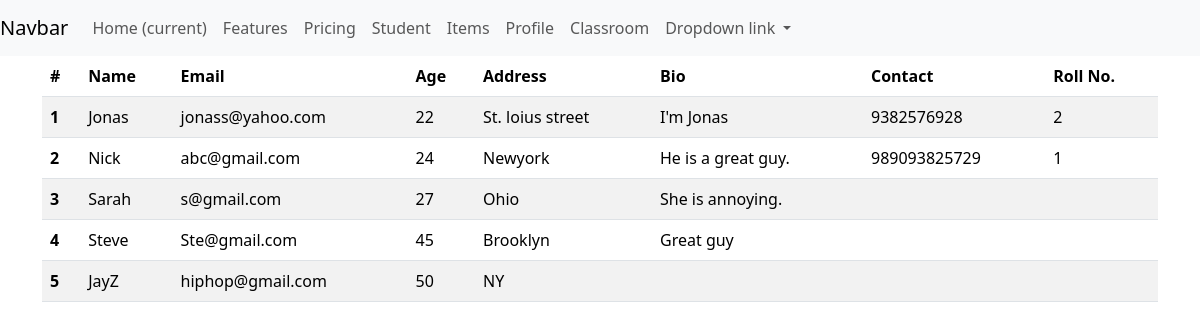
The page /tables/student/ on the database its author committed.
### tables/models.py (models this page shows, shortened)
class Students(models.Model):
    name = models.CharField(max_length=20)
    email = models.EmailField()
    age = models.IntegerField()
    address = models.CharField(max_length=20)
    bio = models.TextField()
    classroom = models.ForeignKey(ClassRoom, on_delete=models.CASCADE,
                                  related_name="classroom_students", null = True, blank=True)

class StudentProfile(models.Model):
    student = models.OneToOneField(Students, on_delete= models.CASCADE)
    contact = models.CharField(max_length=14)
    roll_no = models.IntegerField()

### tables/views.py (the view)
# urls.py: path("student/", student, name = "student"),
def student(request):
    students= Students.objects.all()
    return render(request, template_name="tables/student.html", context={"students":students})

### tables/templates/tables/student.html
{% extends 'temp_inheritance/base.html'%}
{% block content %}
<table class="table table-striped table-hover">
    <thead>
      <tr>
        <th scope="col">#</th>
        <th scope="col">Name</th>
        <th scope="col">Email</th>
        <th scope="col">Age</th>
        <th scope="col">Address</th>
        <th scope="col">Bio</th>
        <th scope="col">Contact</th>
        <th scope="col">Roll No.</th>
      </tr>
    </thead>
    <tbody>
        {% for info in students %}
      <tr>
        <th scope="row">{{forloop.counter}}</th>
        <td>{{info.name}}</td>
        <td>{{info.email}}</td>
        <td>{{info.age}}</td>
        <td>{{info.address}}</td>
        <td>{{info.bio}}</td>
        <td>{{info.studentprofile.contact}}</td>
        <td>{{info.studentprofile.roll_no}}</td>
        {% endfor %}
      </tr>
    </tbody>
  </table>
{% endblock %}

### rows shown on the page
Students: name "Jonas", email "jonass@yahoo.com", age "22", address "St. loius street", bio "I'm Jonas", studentprofile.contact "9382576928", studentprofile.roll_no "2"
Students: name "Nick", email "abc@gmail.com", age "24", address "Newyork", bio "He is a great guy.", studentprofile.contact "989093825729", studentprofile.roll_no "1"
Students: name "Sarah", email "s@gmail.com", age "27", address "Ohio", bio "She is annoying."
Students: name "Steve", email "Ste@gmail.com", age "45", address "Brooklyn", bio "Great guy"
Students: name "JayZ", email "hiphop@gmail.com", age "50", address "NY"
